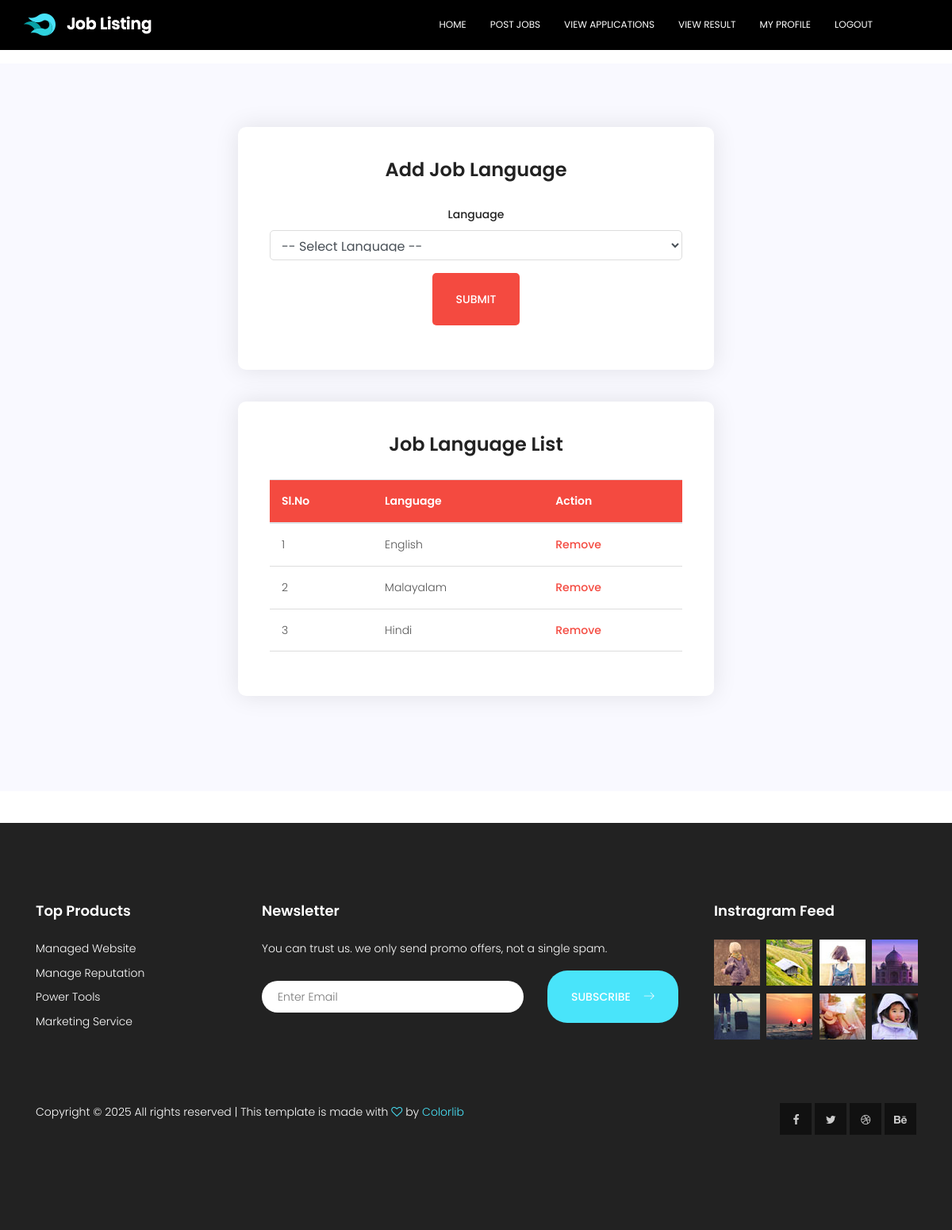
Screenshot of /Project/Company/Joblanguage.php with the database file from the repository.
### tables this page shows
CREATE TABLE `tbl_joblanguage` (
  `joblanguage_id` int(11) NOT NULL,
  `jobpost_id` int(11) NOT NULL,
  `language_id` int(11) NOT NULL,
  `joblanguage_status` int(11) NOT NULL DEFAULT 0
);

CREATE TABLE `tbl_language` (
  `language_id` int(11) NOT NULL,
  `language_name` varchar(30) NOT NULL,
  `language_status` int(11) NOT NULL DEFAULT 0
);

### Project/Company/Joblanguage.php (the view, shortened to what this page needs)
<?php
include("../Assets/Connection/Connection.php");
include('Header.php');
        ?>
<!DOCTYPE html>
<html lang="en">
<head>
</head>
<body>
    <section class="language-section">
        <div class="container">
            <div class="language-form">
                <h3>Add Job Language</h3>
                <form id="form1" name="form1" method="post" action="">
                    <div class="form-group">
                        <label for="sel_language">Language</label>
                        <select name="sel_language" id="sel_language" class="form-control" required>
                            <option value="">-- Select Language --</option>
                        </select>
                    </div>
                    <div class="form-group text-center">
                        <button type="submit" name="btn_submit" id="btn_submit" class="primary-btn">Submit</button>
                    </div>
                </form>
            </div>
            <div class="language-table">
                <h3>Job Language List</h3>
                <table class="table">
                    <thead>
                        <tr>
                            <th>Sl.No</th>
                            <th>Language</th>
                            <th>Action</th>
                        </tr>
                    </thead>
                    <tbody>
                        <?php
                        $i = 0;
                        $selQry = "SELECT * FROM tbl_joblanguage j
                                   INNER JOIN tbl_language l ON j.language_id = l.language_id
                                   WHERE j.joblanguage_status = 0 AND j.jobpost_id = '" . $_GET['lid'] . "'";
                        $row = $Con->query($selQry);
                        while ($data = $row->fetch_assoc()) {
                            $i++;
                        ?>
                        <tr>
                            <td><?php echo $i; ?></td>
                            <td><?php echo htmlspecialchars($data['language_name']); ?></td>
                            <td>
                                <a href="Joblanguage.php?rid=<?php echo $data['joblanguage_id']; ?>&lid=<?php echo $_GET['lid']; ?>" class="action-link" onclick="return confirm('Are you sure you want to remove this language?');">Remove</a>
                            </td>
                        </tr>
                        <?php } ?>
                    </tbody>
                </table>
            </div>
        </div>
    </section>
    <?php include('Footer.php'); ?>
</body>
</html>

### Project/Assets/Templates/Main/css/main.css (style rules this page uses)
body { color: #777777; font-family: "Poppins", sans-serif; font-size: 14px; font-weight: 300; line-height: 1.625em; position: relative; }
select { display: block; }
a { -webkit-transition: all 0.3s ease 0s; -moz-transition: all 0.3s ease 0s; -o-transition: all 0.3s ease 0s; transition: all 0.3s ease 0s; }
a, a:focus, a:hover { text-decoration: none; outline: 0; }
h1, h2, h3, h4, h5, h6 { font-family: "Poppins", sans-serif; color: #222222; line-height: 1.2em !important; margin-bottom: 0; margin-top: 0; font-weight: 600; }
h3, .h3 { font-size: 24px; }
td, th { border-radius: 0px; }
.text-center { text-align: center; }
h3 { font-size: 24px; }
h1, h2, h3, h4, h5, h6 { line-height: 1.5em; }
.primary-btn { background-color: #49e4fa; line-height: 42px; padding-left: 30px; padding-right: 60px; border-radius: 25px; border: none; color: #fff; display: inline-block; font-weight: 500; position: relative; -webkit-transition: all 0.3s ease 0s; -moz-transition: all 0.3s ease 0s; -o-transition: all 0.3s ease 0s; transition: all 0.3s ease 0s; cursor: pointer; text-transform: uppercase; position: relative; }
.primary-btn { background: #fff; border: 1px solid transparent; color: #222; padding-left: 40px; padding-right: 40px; border-radius: 50px; }

### Project/Company/Joblanguage.php (style rules this page uses)
.language-section { padding: 80px 0; background: #f9f9ff; }
.language-form, .language-table { background: #fff; padding: 40px; border-radius: 10px; box-shadow: 0px 0px 30px rgba(0, 0, 0, 0.1); max-width: 600px; margin: 0 auto 40px; }
.language-form h3, .language-table h3 { font-size: 24px; font-weight: 600; margin-bottom: 30px; text-align: center; color: #222; }
.form-group label { font-weight: 500; color: #222; }
.form-control, .form-control select { border: 1px solid #ddd; padding: 10px; border-radius: 5px; }
.primary-btn { background: #f44a40; border: none; padding: 12px 30px; color: #fff; font-weight: 500; border-radius: 5px; transition: all 0.3s ease; }
.table { width: 100%; border-collapse: collapse; }
.table th, .table td { padding: 15px; text-align: left; border-bottom: 1px solid #ddd; }
.table th { background: #f44a40; color: #fff; font-weight: 600; }
.table td { background: #fff; color: #555; }
.action-link { color: #f44a40; text-decoration: none; font-weight: 500; }

### rows the page displays
tbl_joblanguage: language.language_name "English"
tbl_joblanguage: language.language_name "Malayalam"
tbl_joblanguage: language.language_name "Hindi"
